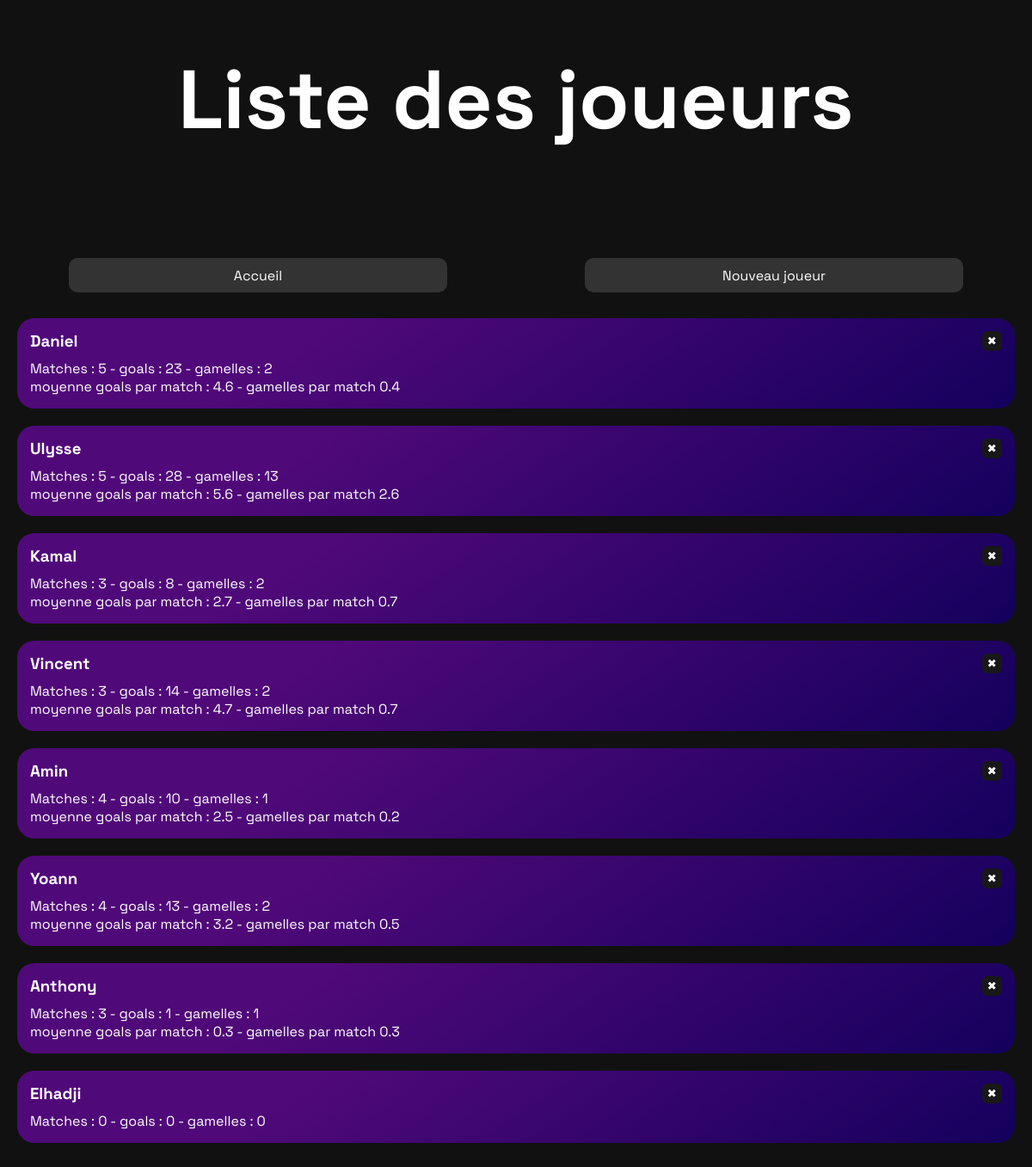
/users, run on an earlier commit of the app's database.
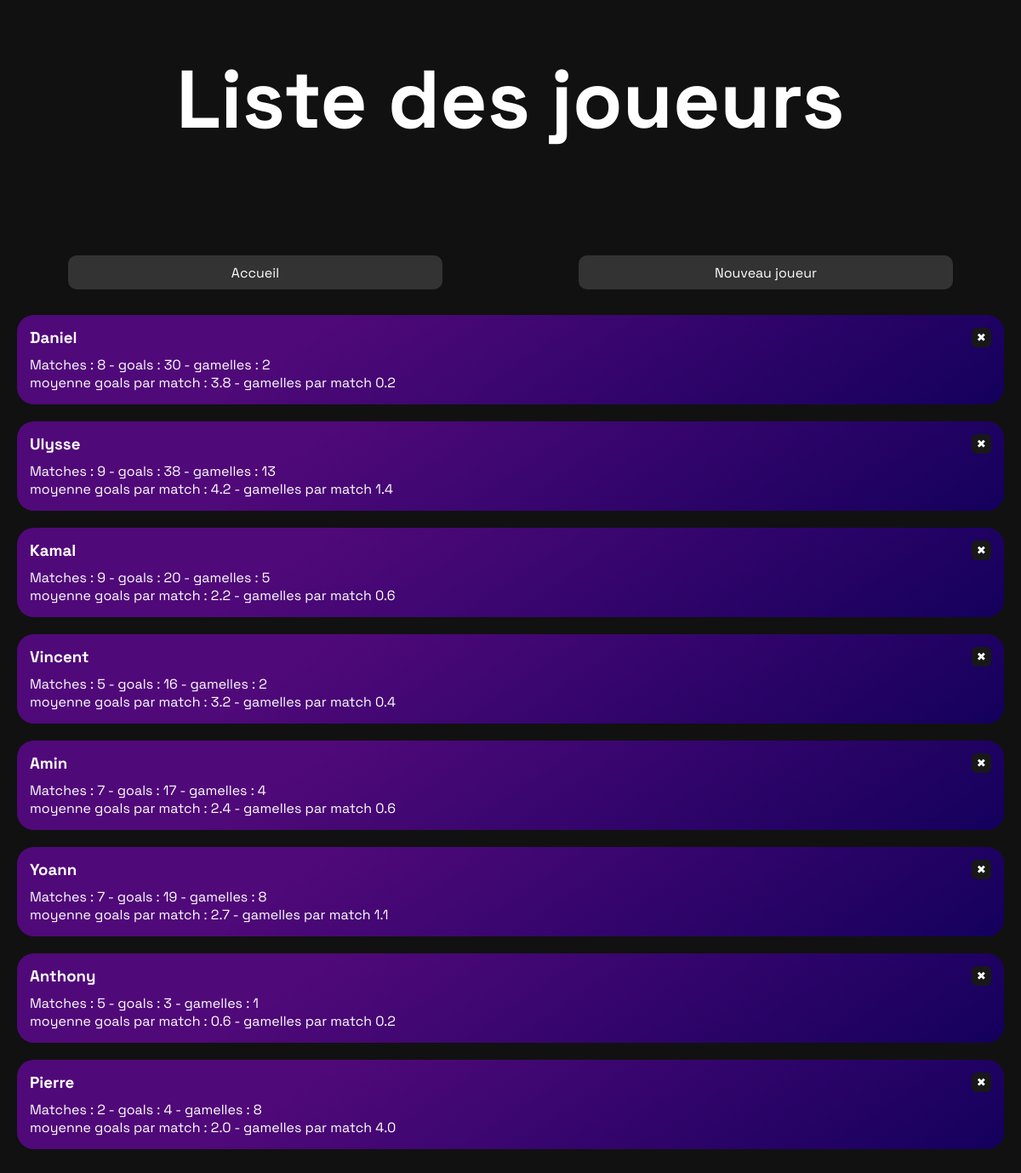
And on a later commit of the database.
### models.py (models this page shows, shortened)
class User(Base):
    __tablename__ = 'users'
    id = Column(Integer, primary_key=True)
    username = Column(String(50), unique=True)
    matches = Column(Integer, default=0)
    goals_total = Column(Integer, default=0)
    bounce_out_total = Column(Integer, default=0)
    games = relationship('GamesUsers', back_populates='user')

### controllers.py (the view)
@app.route("/users", methods=["GET"])
def get_all_users():
    users = User.query.all()
    return render_template("user/list.html", users=users)

### templates/user/list.html (shortened to what this page needs)
{% extends "base.html" %}
{% block head %}
{{ super() }}
{% endblock %}
{% block content %}
<h1 class="mainTitle">Liste des joueurs</h1>
<div class="mainContainer">
    <div class="actionMenu">
        <a class="menuBtn" href="{{ url_for('index')}}">Accueil</a>
        <a class="menuBtn" href="{{ url_for('add_user')}}">Nouveau joueur</a>
    </div>
    <ul class="userCarousel">
        {% for user in users %}
        <li class="userCard">
            <div class="cardTopRow">
                <h3 class="username">{{ user.username }}</h3>
                <button class="deleteBtn" data-user_id="{{ user.id }}">✖</button>
            </div>
            <p>Matches : {{ user.matches }} - goals : {{ user.goals_total }} - gamelles : {{
                user.bounce_out_total }}</p>
            {% if user.matches != 0 %}
            <p>moyenne goals par match : {{ '%.1f' | format(user.goals_total / user.matches) }} - gamelles par match {{
                '%.1f' | format(user.bounce_out_total / user.matches) }}</p>
            {% endif %}
        </li>
        {% endfor %}
    </ul>
</div>
{% endblock %}

### templates/base.html (shortened to what this page needs)
<!DOCTYPE html>
<html lang="fr">
<head>
    {% block head %}
    <link rel="stylesheet" href="{{ url_for('static', filename='style.css') }}">
    {% endblock %}
</head>
<body>
    <div id="content">{% block content %}{% endblock %}</div>
</body>
</html>

### static/style.css (style rules this page uses)
* { margin: 0; padding: 0; font-family: "Space Grotesk", Arial, sans-serif; }
#content { background: #111111; height: 100vh; }

### templates/user/list.html (style rules this page uses)
.mainContainer { position: absolute; top: 25vmin; bottom: 20px; left: 0; right: 0; }
.actionMenu { height: 40px; display: flex; justify-content: space-around; text-align: center; }
.menuBtn { background-color: #333333; border-radius: 10px; color: #ffffff; text-decoration: none; padding: 10px; width: 35vw; }
.mainTitle { color: #ffffff; padding-top: 4vh; font-size: 8vw; text-align: center; }
.userCarousel { position: absolute; top: 50px; bottom: 0; left: 0; right: 0; overflow-y: auto; }
.userCard { margin: 20px; border-radius: 20px; background: linear-gradient(326deg, rgba(20, 0, 93, 1) 0%, rgba(80, 9, 121, 1) 72%); padding: 15px; color: #ffffff; list-style: none; display: flex; flex-direction: column; }
.cardTopRow { display: flex; flex-direction: row; justify-content: space-between; margin-bottom: 10px; }
.deleteBtn { border: none; background-color: #181818; color: #ffffff; border-radius: 6px; padding-inline: 6px; }

What changed in the data, as far as the page shows it:
changed User "Daniel": matches "5" → "8"; goals_total "23" → "30"; user.goals_total/user.matches "4.6" → "3.8"; user.bounce_out_total/user.matches "0.4" → "0.2"
changed User "Ulysse": matches "5" → "9"; goals_total "28" → "38"; user.goals_total/user.matches "5.6" → "4.2"; user.bounce_out_total/user.matches "2.6" → "1.4"
changed User "Kamal": matches "3" → "9"; goals_total "8" → "20"; bounce_out_total "2" → "5"; user.goals_total/user.matches "2.7" → "2.2"; user.bounce_out_total/user.matches "0.7" → "0.6"
changed User "Vincent": matches "3" → "5"; goals_total "14" → "16"; user.goals_total/user.matches "4.7" → "3.2"; user.bounce_out_total/user.matches "0.7" → "0.4"
changed User "Amin": matches "4" → "7"; goals_total "10" → "17"; bounce_out_total "1" → "4"; user.goals_total/user.matches "2.5" → "2.4"; user.bounce_out_total/user.matches "0.2" → "0.6"
changed User "Yoann": matches "4" → "7"; goals_total "13" → "19"; bounce_out_total "2" → "8"; user.goals_total/user.matches "3.2" → "2.7"; user.bounce_out_total/user.matches "0.5" → "1.1"
changed User "Anthony": matches "3" → "5"; goals_total "1" → "3"; user.goals_total/user.matches "0.3" → "0.6"; user.bounce_out_total/user.matches "0.3" → "0.2"
changed User: username "Elhadji" → "Pierre"; matches "0" → "2"; goals_total "0" → "4"; bounce_out_total "0" → "8"; user.goals_total/user.matches (not shown) → "2.0"; user.bounce_out_total/user.matches (not shown) → "4.0"
